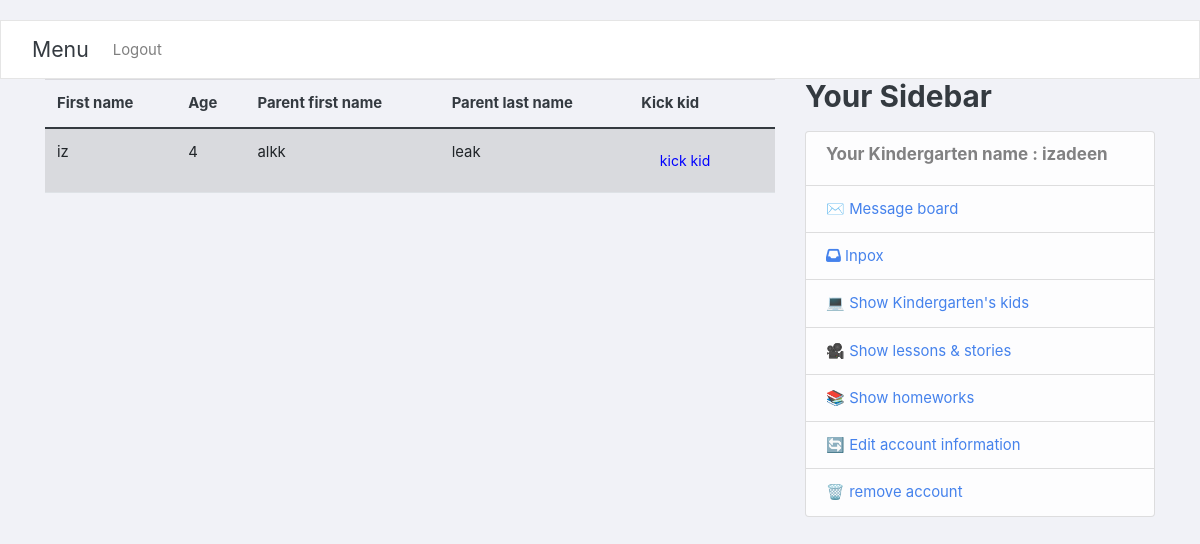
The app's page /show_kindergarten_kids/ (signed in), older data.
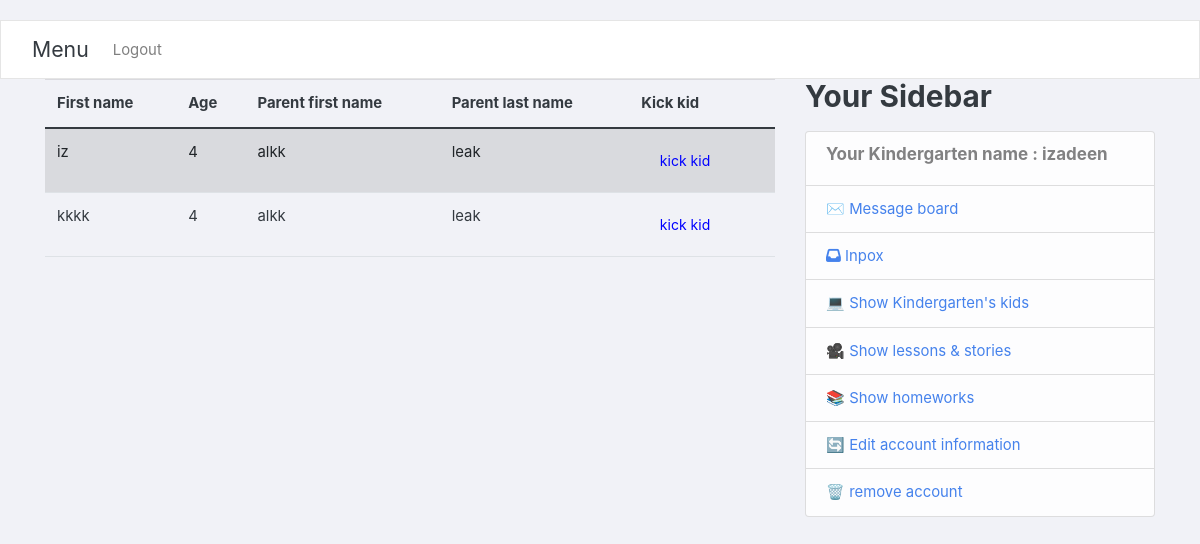
The same page, newer data.
### users/models.py (models this page shows)
class Kid(User):
    age=models.IntegerField()
    myParent=models.ForeignKey(Parent,on_delete=models.CASCADE)
    garten=models.ForeignKey(Kindergarten, blank=True, null=True,on_delete=models.SET_NULL)
    class Meta:
        verbose_name_plural = "Kid"

### users/views.py (the view)
# urls.py: path('show_kindergarten_kids/',user_views.show_kindergarten_kids,name='show_kindergarten_kids'),
@login_required
def show_kindergarten_kids(req):
    garten=Kindergarten.objects.filter(myTeacher=req.user).first()
    kids=garten.kid_set.all()
    return render(req,'users/show_kindergarten_kids.html',{'kids':kids})

### users/myapp_tags.py (called while the page is built)
@register.simple_tag
def get_model1_object(user):
    parent=Parent.objects.filter(username=user.username).first()
    teacher=Teacher.objects.filter(username=user.username).first()
    kid=Kid.objects.filter(username=user.username).first()
    ans=[]
    if parent:
        ans.append(True)
    else:
        ans.append(False)
    HaveGarten = False
    if teacher:
        try:
            Garten=Kindergarten.objects.get(myTeacher=teacher)
        except:
            HaveGarten = False
        else:
            HaveGarten = Garten.name
        ans.append(True)
    else:
        ans.append(False)
    if kid:
        ans.append(True)
    else:
        ans.append(False)
    ans.append(HaveGarten)
    return ans

### users/templates/users/show_kindergarten_kids.html
{% extends "users/base.html" %}
{% block content %}
<table class="table table-striped">
<thead>
    <tr>
        <th scope="col">First name </th>
        <th scope="col">Age </th>
        <th scope="col">Parent first name </th>
        <th scope="col">Parent last name </th>
        <th scope="col">Kick kid</th>
    </tr>
</thead>
<tbody>
{% for kid in kids %}
<tr>
    <td>{{kid.first_name}}</td>
    <td>{{kid.age}}</td>
    <td>{{kid.myParent.first_name}}</td>
    <td>{{kid.myParent.last_name}}</td>
    <td>
        <a  href="{% url 'kick_kid' username=kid.username %}" style="color:blue" class="btn">kick kid</a>
    </td>
</tr>
 {%endfor%}
 </tbody>
</table>
{%endblock%}

Row changes from the older to the newer data that the page shows:
added Kid: first_name "kkkk", age "4", myParent.first_name "alkk", myParent.last_name "leak"
